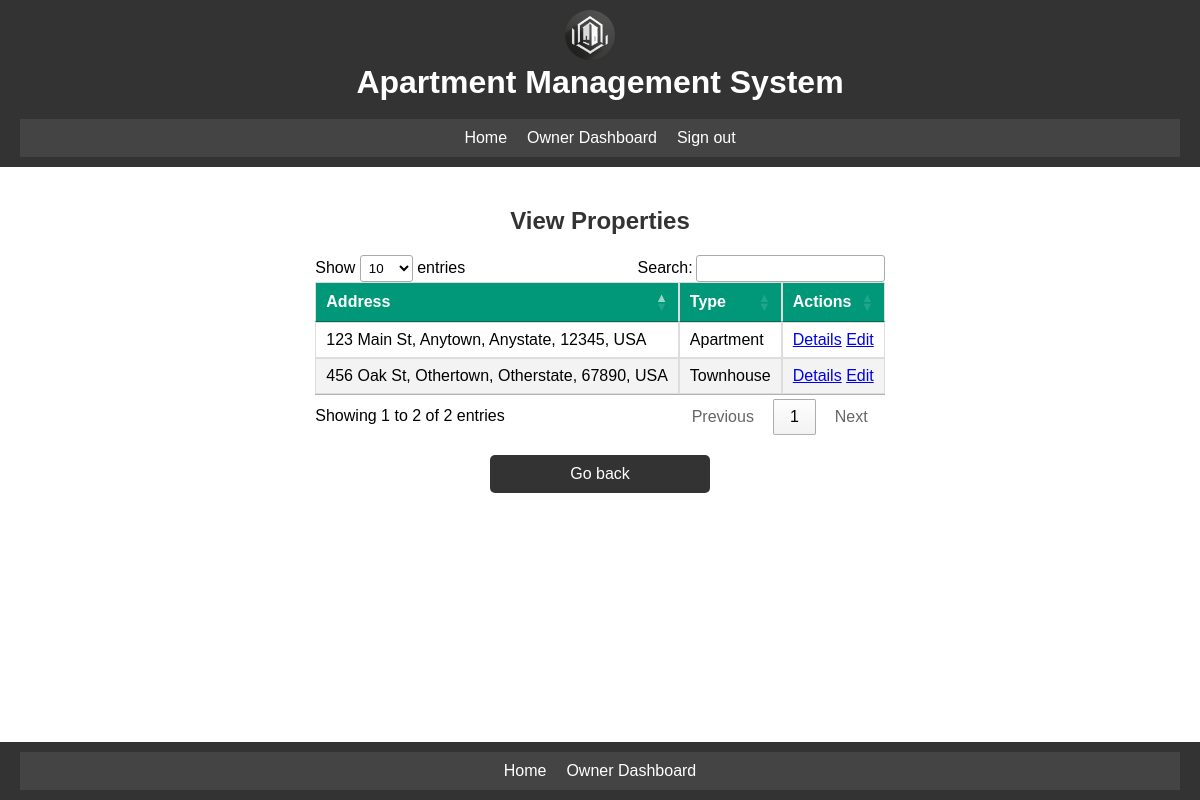
Screenshot of /property/view_property.php (signed in) with the database file from the repository.
### tables this page shows
CREATE TABLE `Properties` (
  `property_id` int PRIMARY KEY AUTO_INCREMENT,
  `owner_id` int,
  `address_id` int,
  `type_id` int,
  `number_of_rooms` int NOT NULL,
  `size` float NOT NULL,
  `rental_price` decimal(10,2) NOT NULL,
  `description` text
);

CREATE TABLE `Addresses` (
  `address_id` int PRIMARY KEY AUTO_INCREMENT,
  `street` varchar(255) NOT NULL,
  `city` varchar(255) NOT NULL,
  `state` varchar(255) NOT NULL,
  `postal_code` varchar(255) NOT NULL,
  `country` varchar(255) NOT NULL
);

CREATE TABLE `PropertyTypes` (
  `type_id` int PRIMARY KEY AUTO_INCREMENT,
  `type_name` varchar(50) NOT NULL
);

### includes/functions.php (called while the page is built, shortened)
<?php
function check_user_role($conn, $user_id, $role) {
    $table = '';
    if ($role === 'administrator') {
        $table = 'Administrators';
    } elseif ($role === 'owner') {
        $table = 'Owners';
    } elseif ($role === 'tenant') {
        $table = 'Tenants';
    }
    if ($table) {
        $sql = "SELECT * FROM $table WHERE user_id='$user_id'";
        $result = $conn->query($sql);
        if ($result->num_rows > 0) {
            return true;
        }
    }
    return false;
}
?>

### property/view_property.php (the view, shortened to what this page needs)
<?php
include($_SERVER['DOCUMENT_ROOT'] . '/ApartmentManagement/auth.php');
include($_SERVER['DOCUMENT_ROOT'] . '/ApartmentManagement/includes/db.php');
include($_SERVER['DOCUMENT_ROOT'] . '/ApartmentManagement/includes/functions.php');
$user_id = $_SESSION['user_id'];
$is_admin = check_user_role($conn, $user_id, 'administrator');
$is_owner = check_user_role($conn, $user_id, 'owner');
$is_tenant = check_user_role($conn, $user_id, 'tenant');
if ($is_admin) {
    $stmt = $conn->prepare("
        SELECT p.property_id, p.owner_id, ud.first_name, ud.last_name, u.username, p.address_id, p.type_id,
               a.street, a.city, a.state, a.postal_code, a.country, pt.type_name
        FROM Properties p
        JOIN Addresses a ON p.address_id = a.address_id
        JOIN PropertyTypes pt ON p.type_id = pt.type_id
        JOIN Users u ON p.owner_id = u.user_id
        JOIN UserDetails ud ON u.user_id = ud.user_id
    ");
} else if ($is_owner) {
    $stmt = $conn->prepare("
        SELECT p.property_id, p.owner_id, p.address_id, p.type_id,
               a.street, a.city, a.state, a.postal_code, a.country, pt.type_name
        FROM Properties p
        JOIN Addresses a ON p.address_id = a.address_id
        JOIN PropertyTypes pt ON p.type_id = pt.type_id
        WHERE p.owner_id = ?
    ");
    $stmt->bind_param("i", $user_id);
} else if ($is_tenant) {
    $stmt = $conn->prepare("
        SELECT p.property_id, ud.first_name, ud.last_name, u.username, p.address_id, p.type_id,
               a.street, a.city, a.state, a.postal_code, a.country, pt.type_name
        FROM Properties p
        JOIN Addresses a ON p.address_id = a.address_id
        JOIN PropertyTypes pt ON p.type_id = pt.type_id
        JOIN RentalAgreements ra ON p.property_id = ra.property_id
        JOIN Tenants t ON ra.tenant_id = t.tenant_id
        JOIN Users u ON p.owner_id = u.user_id
        JOIN UserDetails ud ON u.user_id = ud.user_id
        WHERE t.user_id = ?
    ");
    $stmt->bind_param("i", $user_id);
}
$stmt->execute();
$result = $stmt->get_result();
?>
<!DOCTYPE html>
<html lang="en">
<head>
    <link rel="stylesheet" type="text/css" href="/apartmentmanagement/css/styles.css">
    <link rel="stylesheet" type="text/css" href="https://cdn.datatables.net/1.11.5/css/jquery.dataTables.css">
</head>
<body>
    <?php include('../includes/header.php'); ?>
    <main>
        <h2>View Properties</h2>
        <table id="tasksTable">
        <?php if ($result->num_rows > 0): ?>
            <thead>
                <tr>
                    <th>Address</th>
                    <th>Type</th>
                    <th>Actions</th>
                </tr>
            </thead>
            <tbody>
                <?php while ($row = $result->fetch_assoc()): ?>
                <tr>
                    <td><?php echo htmlspecialchars($row['street'] . ', ' . $row['city'] . ', ' . $row['state'] . ', ' . $row['postal_code'] . ', ' . $row['country']); ?></td>
                    <td><?php echo htmlspecialchars($row['type_name']); ?></td>
                    <td>
                        <a href="/apartmentmanagement/property/property_details.php?property_id=<?php echo htmlspecialchars($row['property_id']); ?>">Details</a>
                        <?php if ($is_admin || ($is_owner && $row['owner_id'] == $user_id)): ?>
                            <a href="edit_property.php?id=<?= $row['property_id'] ?>">Edit</a>
                        <?php endif; ?>
                    </td>
                </tr>
                <?php endwhile; ?>
        <?php endif; ?>
            </tbody>
        </table>
        <?php
            $back_link = '/apartmentmanagement/index.php';
            if ($is_admin) {
                $back_link = '/apartmentmanagement/dashboards/administrator_dashboard.php';
            } elseif ($is_tenant) {
                $back_link = '/apartmentmanagement/dashboards/tenant_dashboard.php';
            } elseif ($is_owner) {
                $back_link = '/apartmentmanagement/dashboards/owner_dashboard.php';
            }
        ?>
        <a class="back-button" href="<?php echo $back_link; ?>">Go back</a>
    </main>
    <?php include('../includes/footer.php'); ?>
</body>
</html>

### css/styles.css (style rules this page uses)
html, body { height: 100%; margin: 0; }
body { font-family: Arial, sans-serif; display: flex; flex-direction: column; }
main { padding: 20px; flex: 1; display: flex; flex-direction: column; align-items: center; }
h2 { color: #333; }
.back-button { display: block; width: 200px; margin: 20px auto; padding: 10px; background-color: #333; color: #fff; text-align: center; text-decoration: none; border-radius: 5px; transition: background-color 0.3s; }
table { width: 100%; border-collapse: collapse; margin: 20px 0; font-size: 16px; min-width: 400px; }
table thead tr { background-color: #009879; color: #ffffff; text-align: left; font-weight: bold; }
table th, table td { padding: 12px 15px; border: 1px solid #ddd; }
table tbody tr { border-bottom: 1px solid #ddd; }
table tbody tr:nth-of-type(even) { background-color: #f3f3f3; }
table tbody tr:last-of-type { border-bottom: 2px solid #009879; }

### rows the page displays
properties: address.country "123 Main St, Anytown, Anystate, 12345, USA", type.type_name "Apartment"
properties: address.country "456 Oak St, Othertown, Otherstate, 67890, USA", type.type_name "Townhouse"
